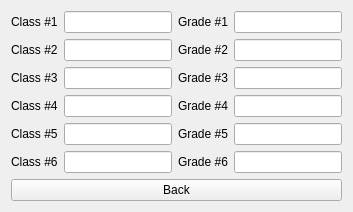
      <widget class="QWidget" name="page_x9_stud_classesgrades">
       <layout class="QVBoxLayout" name="verticalLayout_77">
        <item>
         <layout class="QVBoxLayout" name="verticalLayout_128">
          <item>
           <layout class="QHBoxLayout" name="horizontalLayout_109">
            <item>
             <layout class="QVBoxLayout" name="verticalLayout_129">
              <item>
               <widget class="QLabel" name="label_sp_c1_5">
                <property name="text">
                 <string>Class #1</string>
                </property>
               </widget>
              </item>
              <item>
               <widget class="QLabel" name="label_sp_c2_5">
                <property name="text">
                 <string>Class #2</string>
                </property>
               </widget>
              </item>
              <item>
               <widget class="QLabel" name="label_sp_c3_5">
                <property name="text">
                 <string>Class #3</string>
                </property>
               </widget>
              </item>
             </layout>
            </item>
            <item>
             <layout class="QVBoxLayout" name="verticalLayout_130">
              <item>
               <widget class="QLineEdit" name="lineEdit_sg_c1"/>
              </item>
              <item>
               <widget class="QLineEdit" name="lineEdit_sg_c2"/>
              </item>
              <item>
               <widget class="QLineEdit" name="lineEdit_sg_c3"/>
              </item>
             </layout>
            </item>
            <item>
             <layout class="QVBoxLayout" name="verticalLayout_137">
              <item>
               <layout class="QHBoxLayout" name="horizontalLayout_114">
                <item>
                 <layout class="QVBoxLayout" name="verticalLayout_138">
                  <item>
                   <widget class="QLabel" name="label_sp_c1_7">
                    <property name="text">
                     <string>Grade #1</string>
                    </property>
                   </widget>
                  </item>
                  <item>
                   <widget class="QLabel" name="label_sp_c2_7">
                    <property name="text">
                     <string>Grade #2</string>
                    </property>
                   </widget>
                  </item>
                  <item>
                   <widget class="QLabel" name="label_sp_c3_7">
                    <property name="text">
                     <string>Grade #3</string>
                    </property>
                   </widget>
                  </item>
                 </layout>
                </item>
                <item>
                 <layout class="QVBoxLayout" name="verticalLayout_139">
                  <item>
                   <widget class="QLineEdit" name="lineEdit_sg_c1g"/>
                  </item>
                  <item>
                   <widget class="QLineEdit" name="lineEdit_sg_c2g"/>
                  </item>
                  <item>
                   <widget class="QLineEdit" name="lineEdit_sg_c3g"/>
                  </item>
                 </layout>
                </item>
               </layout>
              </item>
             </layout>
            </item>
           </layout>
          </item>
          <item>
           <layout class="QHBoxLayout" name="horizontalLayout_112">
            <item>
             <layout class="QVBoxLayout" name="verticalLayout_131">
              <item>
               <widget class="QLabel" name="label_sp_c4_5">
                <property name="text">
                 <string>Class #4</string>
                </property>
               </widget>
              </item>
              <item>
               <widget class="QLabel" name="label_sp_c5_5">
                <property name="text">
                 <string>Class #5</string>
                </property>
               </widget>
              </item>
              <item>
               <widget class="QLabel" name="label_sp_c6_5">
                <property name="text">
                 <string>Class #6</string>
                </property>
               </widget>
              </item>
             </layout>
            </item>
            <item>
             <layout class="QVBoxLayout" name="verticalLayout_132">
              <item>
               <widget class="QLineEdit" name="lineEdit_sg_c4"/>
              </item>
              <item>
               <widget class="QLineEdit" name="lineEdit_sg_c5"/>
              </item>
              <item>
               <widget class="QLineEdit" name="lineEdit_sg_c6"/>
              </item>
             </layout>
            </item>
            <item>
             <layout class="QHBoxLayout" name="horizontalLayout_115">
              <item>
               <layout class="QVBoxLayout" name="verticalLayout_140">
                <item>
                 <widget class="QLabel" name="label_sp_c4_6">
                  <property name="text">
                   <string>Grade #4</string>
                  </property>
                 </widget>
                </item>
                <item>
                 <widget class="QLabel" name="label_sp_c5_6">
                  <property name="text">
                   <string>Grade #5</string>
                  </property>
                 </widget>
                </item>
                <item>
                 <widget class="QLabel" name="label_sp_c6_6">
                  <property name="text">
                   <string>Grade #6</string>
                  </property>
                 </widget>
                </item>
               </layout>
              </item>
              <item>
               <layout class="QVBoxLayout" name="verticalLayout_141">
                <item>
                 <widget class="QLineEdit" name="lineEdit_sg_c4g"/>
                </item>
                <item>
                 <widget class="QLineEdit" name="lineEdit_sg_c5_2"/>
                </item>
                <item>
                 <widget class="QLineEdit" name="lineEdit_sg_c6_2"/>
                </item>
               </layout>
              </item>
             </layout>
            </item>
           </layout>
          </item>
         </layout>
        </item>
        <item>
         <widget class="QPushButton" name="pushButton_Back_5">
          <property name="text">
           <string>Back</string>
          </property>
         </widget>
        </item>
       </layout>
      </widget>
